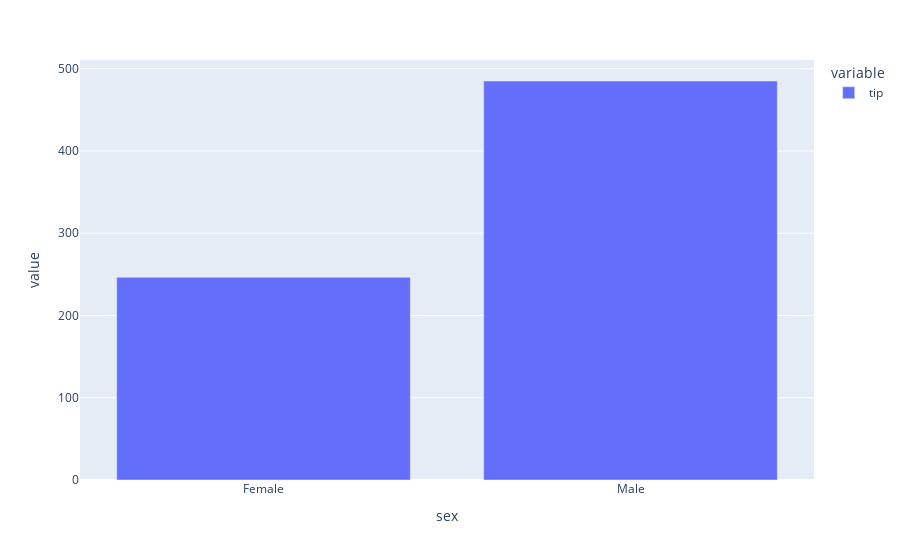

The notebook cell this image was saved under:
### Code cell
gdf=df.groupby('sex').agg({'tip':'sum'}).plot(kind='bar')
display(gdf)

### Figure 1 — Plotly figure (JSON) as saved in the notebook; plotly's stock layout.template omitted (floating-point values rounded to 4 significant figures)
{"data": [{"alignmentgroup": "True", "hovertemplate": "variable=tip<br>sex=%{x}<br>value=%{y}<extra></extra>", "legendgroup": "tip", "marker": {"color": "#636efa", "pattern": {"shape": ""}}, "name": "tip", "offsetgroup": "tip", "orientation": "v", "showlegend": true, "textposition": "auto", "type": "bar", "x": ["Female", "Male"], "xaxis": "x", "y": [246.5, 485.1], "yaxis": "y"}], "layout": {"barmode": "relative", "legend": {"title": {"text": "variable"}, "tracegroupgap": 0}, "margin": {"t": 60}, "xaxis": {"anchor": "y", "domain": [0, 1], "title": {"text": "sex"}}, "yaxis": {"anchor": "x", "domain": [0, 1], "title": {"text": "value"}}}}
